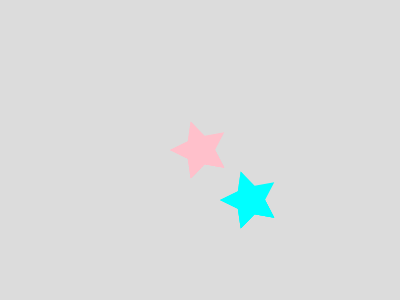
Frame 1 (no input)
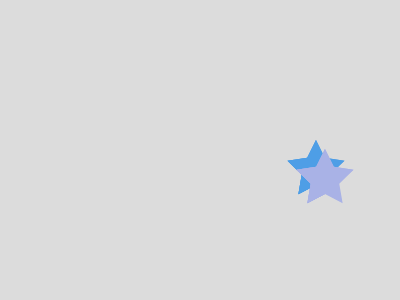
Frame 60 (no input)
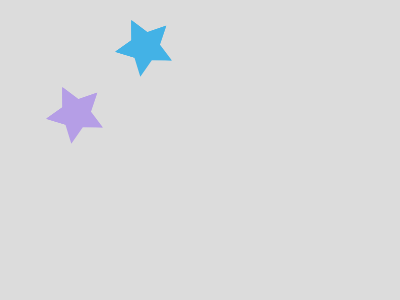
Frame 120 (the mouse pressed at the canvas centre since frame 60)

The p5.js sketch that drew these frames (run headless with seeded random() and noise() and a simulated clock; from frame 60 on, the mouse is pressed at the canvas centre):

// p5.js sketch
// ── sketch.js
let x1 = 0;
let y1 = 0;
let x2 = 50;
let y2 = 50;
let xspeed1 = 4;
let yspeed1 = 4;
let xspeed2 = 3;
let yspeed2 = 3;
let angle1 = 0;
let angle2 = 0;
let color1;
let color2;

function setup() {
  createCanvas(400, 300); //canvas size
  color1 = color("pink"); // first star orginial color
  color2 = color("aqua") // second star orginial color
}

function draw() {
  background(220);
  noStroke();

  translate(width / 2, height / 2); // move the orgin to the center 

  //first star // reference https://www.youtube.com/watch?v=o9sgjuh-CBM and https://p5js.org/reference/p5/rotate/
  fill(color1);
  push();
  translate(x1, y1);
  rotate(angle1);
  drawStar(0,0,30,15,5);
  pop();

  //second star
  fill(color2);
  push();
  translate(x2, y2);
  rotate(angle2);
  drawStar(0,0,30,15,5);
  pop();


//first star
  if (x1 > 175 | x1 < -175){
    xspeed1 = -xspeed1; // reverse the bounce 
    color1 = color(random(225), 158,230); // random fill color
    angle1 += PI / 4; //rotate
}
  // first star
  if (y1 > 125 | y1 < -125){
    yspeed1 = -yspeed1; // reverse the bounce 
    color1 = color(random(225), 158,230); // random fill color
    angle1 += PI / 4; // rotate
}

//second star
  if (x2 > 175 | x2 < -175){
    xspeed2 = -xspeed2; // reverse the bounce 
    color2 = color(random(225), 178,230); // random fill color
     angle2 += PI / 4; // rotate
}
  //second star
if (y2 > 125 | y2 < -125){
    yspeed2 = -yspeed2; // reverse the bounce 
    color2 = color(random(225), 178,230); // random fill color
     angle2 += PI / 4; // rotate
}


  // first circle
  x1 += xspeed1; // star moving horizontally, first star
  y1 += yspeed1; //  star moving vertically, first star
  x2 += xspeed2; // star moving horizontally, second star
  y2 += yspeed2; // star moving vertically, second star
}

 // first circle
function drawStar(x, y, radius1, radius2, npoints) {
  let angle = TWO_PI / npoints; // angle between the points of the star
  let halfAngle = angle / 2.0; //angle of the inner vertices

  beginShape(); // used this for reference to help me understand how to get the star shape - https://editor.p5js.org/jjordao/sketches/Tn_qxfxH7 
  for (let a = 0; a < TWO_PI; a += angle) { // loop through each point
    let sx = x + cos(a) * radius2; // x position of the outer vertex
    let sy = y + sin(a) * radius2; // y position of the outer vertex
    vertex(sx, sy); // vertex of the outer point
    sx = x + cos(a + halfAngle) * radius1; // x positon of the inner vertex
    sy = y + sin(a + halfAngle) * radius1;  

    // y position of the inner vertex
    vertex(sx, sy); // vertex of the inner point
  endShape(CLOSE);
  }

}
